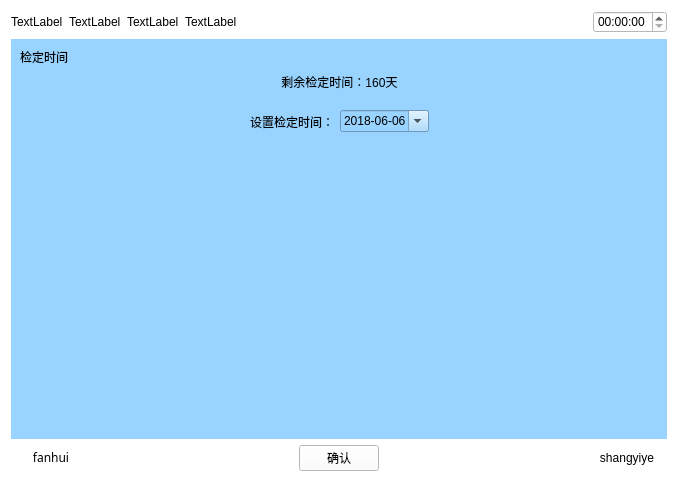
<?xml version="1.0" encoding="UTF-8"?>
<ui version="4.0">
 <class>Jiandingshijian</class>
 <widget class="QWidget" name="Jiandingshijian">
  <property name="geometry">
   <rect>
    <x>0</x>
    <y>0</y>
    <width>678</width>
    <height>482</height>
   </rect>
  </property>
  <property name="windowTitle">
   <string>Form</string>
  </property>
  <property name="styleSheet">
   <string notr="true">background-color: rgb(255, 255, 255);</string>
  </property>
  <layout class="QVBoxLayout" name="verticalLayout_2" stretch="1,5,1">
   <item>
    <layout class="QHBoxLayout" name="horizontalLayout_5">
     <item>
      <widget class="QLabel" name="label_14">
       <property name="text">
        <string>TextLabel</string>
       </property>
      </widget>
     </item>
     <item>
      <widget class="QLabel" name="label_15">
       <property name="text">
        <string>TextLabel</string>
       </property>
      </widget>
     </item>
     <item>
      <widget class="QLabel" name="label_16">
       <property name="text">
        <string>TextLabel</string>
       </property>
      </widget>
     </item>
     <item>
      <widget class="QLabel" name="label_17">
       <property name="text">
        <string>TextLabel</string>
       </property>
      </widget>
     </item>
     <item>
      <spacer name="horizontalSpacer_4">
       <property name="orientation">
        <enum>Qt::Horizontal</enum>
       </property>
       <property name="sizeHint" stdset="0">
        <size>
         <width>40</width>
         <height>20</height>
        </size>
       </property>
      </spacer>
     </item>
     <item>
      <widget class="QTimeEdit" name="timeEdit_2"/>
     </item>
    </layout>
   </item>
   <item>
    <widget class="QWidget" name="widget" native="true">
     <property name="sizePolicy">
      <sizepolicy hsizetype="Preferred" vsizetype="Preferred">
       <horstretch>0</horstretch>
       <verstretch>0</verstretch>
      </sizepolicy>
     </property>
     <property name="contextMenuPolicy">
      <enum>Qt::DefaultContextMenu</enum>
     </property>
     <property name="styleSheet">
      <string notr="true">background-color: rgb(153, 211, 255);</string>
     </property>
     <layout class="QGridLayout" name="gridLayout" rowstretch="0,0" columnstretch="0">
      <item row="0" column="0">
       <layout class="QVBoxLayout" name="verticalLayout">
        <item>
         <widget class="QLabel" name="label_2">
          <property name="text">
           <string>检定时间</string>
          </property>
         </widget>
        </item>
        <item>
         <layout class="QHBoxLayout" name="horizontalLayout_3">
          <item>
           <spacer name="horizontalSpacer_5">
            <property name="orientation">
             <enum>Qt::Horizontal</enum>
            </property>
            <property name="sizeHint" stdset="0">
             <size>
              <width>40</width>
              <height>20</height>
             </size>
            </property>
           </spacer>
          </item>
          <item>
           <widget class="QLabel" name="label">
            <property name="text">
             <string>剩余检定时间：160天</string>
            </property>
            <property name="alignment">
             <set>Qt::AlignCenter</set>
            </property>
           </widget>
          </item>
          <item>
           <spacer name="horizontalSpacer_6">
            <property name="orientation">
             <enum>Qt::Horizontal</enum>
            </property>
            <property name="sizeHint" stdset="0">
             <size>
              <width>40</width>
              <height>20</height>
             </size>
            </property>
           </spacer>
          </item>
         </layout>
        </item>
        <item>
         <layout class="QHBoxLayout" name="horizontalLayout">
          <item>
           <spacer name="horizontalSpacer">
            <property name="orientation">
             <enum>Qt::Horizontal</enum>
            </property>
            <property name="sizeHint" stdset="0">
             <size>
              <width>88</width>
              <height>47</height>
             </size>
            </property>
           </spacer>
          </item>
          <item>
           <widget class="QLabel" name="label_3">
            <property name="text">
             <string>设置检定时间：</string>
            </property>
           </widget>
          </item>
          <item>
           <widget class="QDateEdit" name="dateEdit">
            <property name="focusPolicy">
             <enum>Qt::ClickFocus</enum>
            </property>
            <property name="contextMenuPolicy">
             <enum>Qt::DefaultContextMenu</enum>
            </property>
            <property name="date">
             <date>
              <year>2018</year>
              <month>6</month>
              <day>6</day>
             </date>
            </property>
            <property name="displayFormat">
             <string>yyyy-MM-dd</string>
            </property>
            <property name="calendarPopup">
             <bool>true</bool>
            </property>
           </widget>
          </item>
          <item>
           <spacer name="horizontalSpacer_2">
            <property name="orientation">
             <enum>Qt::Horizontal</enum>
            </property>
            <property name="sizeHint" stdset="0">
             <size>
              <width>40</width>
              <height>20</height>
             </size>
            </property>
           </spacer>
          </item>
         </layout>
        </item>
       </layout>
      </item>
      <item row="1" column="0">
       <spacer name="verticalSpacer">
        <property name="orientation">
         <enum>Qt::Vertical</enum>
        </property>
        <property name="sizeHint" stdset="0">
         <size>
          <width>20</width>
          <height>40</height>
         </size>
        </property>
       </spacer>
      </item>
     </layout>
    </widget>
   </item>
   <item>
    <layout class="QHBoxLayout" name="horizontalLayout_2">
     <item>
      <widget class="QPushButton" name="returnIndex">
       <property name="font">
        <font>
         <family>AR PL UMing TW MBE</family>
        </font>
       </property>
       <property name="text">
        <string>fanhui</string>
       </property>
       <property name="flat">
        <bool>true</bool>
       </property>
      </widget>
     </item>
     <item>
      <spacer name="horizontalSpacer_7">
       <property name="orientation">
        <enum>Qt::Horizontal</enum>
       </property>
       <property name="sizeHint" stdset="0">
        <size>
         <width>40</width>
         <height>20</height>
        </size>
       </property>
      </spacer>
     </item>
     <item>
      <widget class="QPushButton" name="pushButton">
       <property name="text">
        <string>确认</string>
       </property>
      </widget>
     </item>
     <item>
      <spacer name="horizontalSpacer_3">
       <property name="orientation">
        <enum>Qt::Horizontal</enum>
       </property>
       <property name="sizeHint" stdset="0">
        <size>
         <width>40</width>
         <height>20</height>
        </size>
       </property>
      </spacer>
     </item>
     <item>
      <widget class="QPushButton" name="returnPage">
       <property name="text">
        <string>shangyiye</string>
       </property>
       <property name="flat">
        <bool>true</bool>
       </property>
      </widget>
     </item>
    </layout>
   </item>
  </layout>
 </widget>
 <resources/>
 <connections/>
</ui>
